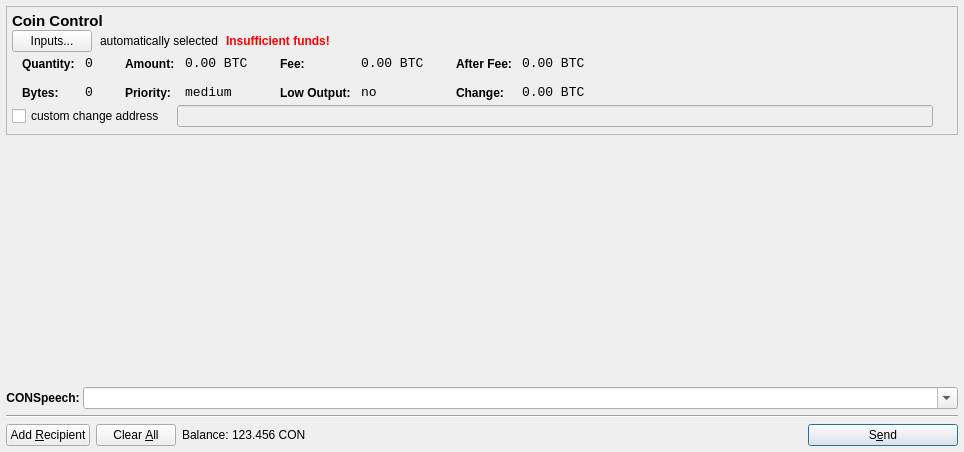
<?xml version="1.0" encoding="UTF-8"?>
<ui version="4.0">
 <class>SendCoinsDialog</class>
 <widget class="QDialog" name="SendCoinsDialog">
  <property name="geometry">
   <rect>
    <x>0</x>
    <y>0</y>
    <width>964</width>
    <height>452</height>
   </rect>
  </property>
  <property name="windowTitle">
   <string>Send Coins</string>
  </property>
  <layout class="QGridLayout" name="gridLayout">
   <property name="leftMargin">
    <number>6</number>
   </property>
   <property name="topMargin">
    <number>6</number>
   </property>
   <property name="rightMargin">
    <number>6</number>
   </property>
   <property name="bottomMargin">
    <number>6</number>
   </property>
   <item row="0" column="0">
    <widget class="QFrame" name="frameCoinControl">
     <property name="sizePolicy">
      <sizepolicy hsizetype="Expanding" vsizetype="MinimumExpanding">
       <horstretch>0</horstretch>
       <verstretch>0</verstretch>
      </sizepolicy>
     </property>
     <property name="maximumSize">
      <size>
       <width>16777215</width>
       <height>16777215</height>
      </size>
     </property>
     <property name="frameShape">
      <enum>QFrame::StyledPanel</enum>
     </property>
     <property name="frameShadow">
      <enum>QFrame::Plain</enum>
     </property>
     <layout class="QVBoxLayout" name="verticalLayoutCoinControl2">
      <property name="spacing">
       <number>6</number>
      </property>
      <property name="leftMargin">
       <number>5</number>
      </property>
      <property name="topMargin">
       <number>5</number>
      </property>
      <property name="rightMargin">
       <number>0</number>
      </property>
      <property name="bottomMargin">
       <number>6</number>
      </property>
      <item>
       <layout class="QVBoxLayout" name="verticalLayoutCoinControl" stretch="0,0,0,0,0">
        <property name="spacing">
         <number>0</number>
        </property>
        <property name="leftMargin">
         <number>0</number>
        </property>
        <property name="topMargin">
         <number>0</number>
        </property>
        <item>
         <layout class="QHBoxLayout" name="horizontalLayoutCoinControl1">
          <property name="bottomMargin">
           <number>0</number>
          </property>
          <item>
           <widget class="QLabel" name="labelCoinControlFeatures">
            <property name="sizePolicy">
             <sizepolicy hsizetype="Preferred" vsizetype="Maximum">
              <horstretch>0</horstretch>
              <verstretch>0</verstretch>
             </sizepolicy>
            </property>
            <property name="font">
             <font>
              <pointsize>11</pointsize>
              <weight>75</weight>
              <bold>true</bold>
             </font>
            </property>
            <property name="styleSheet">
             <string notr="true">font-weight:bold;</string>
            </property>
            <property name="text">
             <string>Coin Control</string>
            </property>
           </widget>
          </item>
         </layout>
        </item>
        <item>
         <layout class="QHBoxLayout" name="horizontalLayoutCoinControl2" stretch="0,0,0,0">
          <property name="spacing">
           <number>8</number>
          </property>
          <property name="bottomMargin">
           <number>0</number>
          </property>
          <item>
           <widget class="QPushButton" name="pushButtonCoinControl">
            <property name="styleSheet">
             <string notr="true"/>
            </property>
            <property name="text">
             <string>Inputs...</string>
            </property>
           </widget>
          </item>
          <item>
           <widget class="QLabel" name="labelCoinControlAutomaticallySelected">
            <property name="text">
             <string>automatically selected</string>
            </property>
            <property name="margin">
             <number>5</number>
            </property>
           </widget>
          </item>
          <item>
           <widget class="QLabel" name="labelCoinControlInsuffFunds">
            <property name="font">
             <font>
              <weight>75</weight>
              <bold>true</bold>
             </font>
            </property>
            <property name="styleSheet">
             <string notr="true">color:red;font-weight:bold;</string>
            </property>
            <property name="text">
             <string>Insufficient funds!</string>
            </property>
            <property name="margin">
             <number>5</number>
            </property>
           </widget>
          </item>
          <item>
           <spacer name="horizontalSpacerCoinControl">
            <property name="orientation">
             <enum>Qt::Horizontal</enum>
            </property>
            <property name="sizeHint" stdset="0">
             <size>
              <width>40</width>
              <height>1</height>
             </size>
            </property>
           </spacer>
          </item>
         </layout>
        </item>
        <item>
         <widget class="QWidget" name="widgetCoinControl" native="true">
          <property name="sizePolicy">
           <sizepolicy hsizetype="Preferred" vsizetype="Preferred">
            <horstretch>0</horstretch>
            <verstretch>0</verstretch>
           </sizepolicy>
          </property>
          <property name="minimumSize">
           <size>
            <width>0</width>
            <height>0</height>
           </size>
          </property>
          <property name="styleSheet">
           <string notr="true"/>
          </property>
          <layout class="QHBoxLayout" name="horizontalLayoutCoinControl5">
           <property name="leftMargin">
            <number>0</number>
           </property>
           <property name="topMargin">
            <number>0</number>
           </property>
           <property name="rightMargin">
            <number>0</number>
           </property>
           <property name="bottomMargin">
            <number>0</number>
           </property>
           <item>
            <layout class="QHBoxLayout" name="horizontalLayoutCoinControl3" stretch="0,0,0,1">
             <property name="spacing">
              <number>20</number>
             </property>
             <property name="topMargin">
              <number>0</number>
             </property>
             <property name="bottomMargin">
              <number>0</number>
             </property>
             <item>
              <layout class="QFormLayout" name="formLayoutCoinControl1">
               <property name="horizontalSpacing">
                <number>10</number>
               </property>
               <property name="verticalSpacing">
                <number>14</number>
               </property>
               <property name="leftMargin">
                <number>10</number>
               </property>
               <property name="topMargin">
                <number>4</number>
               </property>
               <property name="rightMargin">
                <number>6</number>
               </property>
               <item row="0" column="0">
                <widget class="QLabel" name="labelCoinControlQuantityText">
                 <property name="styleSheet">
                  <string notr="true">font-weight:bold;</string>
                 </property>
                 <property name="text">
                  <string>Quantity:</string>
                 </property>
                 <property name="margin">
                  <number>0</number>
                 </property>
                </widget>
               </item>
               <item row="0" column="1">
                <widget class="QLabel" name="labelCoinControlQuantity">
                 <property name="font">
                  <font>
                   <family>Monospace</family>
                   <pointsize>10</pointsize>
                  </font>
                 </property>
                 <property name="cursor">
                  <cursorShape>IBeamCursor</cursorShape>
                 </property>
                 <property name="contextMenuPolicy">
                  <enum>Qt::ActionsContextMenu</enum>
                 </property>
                 <property name="text">
                  <string notr="true">0</string>
                 </property>
                 <property name="margin">
                  <number>0</number>
                 </property>
                 <property name="textInteractionFlags">
                  <set>Qt::LinksAccessibleByMouse|Qt::TextSelectableByKeyboard|Qt::TextSelectableByMouse</set>
                 </property>
                </widget>
               </item>
               <item row="1" column="0">
                <widget class="QLabel" name="labelCoinControlBytesText">
                 <property name="styleSheet">
                  <string notr="true">font-weight:bold;</string>
                 </property>
                 <property name="text">
                  <string>Bytes:</string>
                 </property>
                </widget>
               </item>
               <item row="1" column="1">
                <widget class="QLabel" name="labelCoinControlBytes">
                 <property name="font">
                  <font>
                   <family>Monospace</family>
                   <pointsize>10</pointsize>
                  </font>
                 </property>
                 <property name="cursor">
                  <cursorShape>IBeamCursor</cursorShape>
                 </property>
                 <property name="contextMenuPolicy">
                  <enum>Qt::ActionsContextMenu</enum>
                 </property>
                 <property name="text">
                  <string notr="true">0</string>
                 </property>
                 <property name="textInteractionFlags">
                  <set>Qt::LinksAccessibleByMouse|Qt::TextSelectableByKeyboard|Qt::TextSelectableByMouse</set>
                 </property>
                </widget>
               </item>
              </layout>
             </item>
             <item>
              <layout class="QFormLayout" name="formLayoutCoinControl2">
               <property name="horizontalSpacing">
                <number>10</number>
               </property>
               <property name="verticalSpacing">
                <number>14</number>
               </property>
               <property name="leftMargin">
                <number>6</number>
               </property>
               <property name="topMargin">
                <number>4</number>
               </property>
               <property name="rightMargin">
                <number>6</number>
               </property>
               <item row="0" column="0">
                <widget class="QLabel" name="labelCoinControlAmountText">
                 <property name="styleSheet">
                  <string notr="true">font-weight:bold;</string>
                 </property>
                 <property name="text">
                  <string>Amount:</string>
                 </property>
                 <property name="margin">
                  <number>0</number>
                 </property>
                </widget>
               </item>
               <item row="0" column="1">
                <widget class="QLabel" name="labelCoinControlAmount">
                 <property name="font">
                  <font>
                   <family>Monospace</family>
                   <pointsize>10</pointsize>
                  </font>
                 </property>
                 <property name="cursor">
                  <cursorShape>IBeamCursor</cursorShape>
                 </property>
                 <property name="contextMenuPolicy">
                  <enum>Qt::ActionsContextMenu</enum>
                 </property>
                 <property name="text">
                  <string notr="true">0.00 BTC</string>
                 </property>
                 <property name="textInteractionFlags">
                  <set>Qt::LinksAccessibleByMouse|Qt::TextSelectableByKeyboard|Qt::TextSelectableByMouse</set>
                 </property>
                </widget>
               </item>
               <item row="1" column="0">
                <widget class="QLabel" name="labelCoinControlPriorityText">
                 <property name="styleSheet">
                  <string notr="true">font-weight:bold;</string>
                 </property>
                 <property name="text">
                  <string>Priority:</string>
                 </property>
                </widget>
               </item>
               <item row="1" column="1">
                <widget class="QLabel" name="labelCoinControlPriority">
                 <property name="font">
                  <font>
                   <family>Monospace</family>
                   <pointsize>10</pointsize>
                  </font>
                 </property>
                 <property name="cursor">
                  <cursorShape>IBeamCursor</cursorShape>
                 </property>
                 <property name="contextMenuPolicy">
                  <enum>Qt::ActionsContextMenu</enum>
                 </property>
                 <property name="text">
                  <string>medium</string>
                 </property>
                 <property name="textInteractionFlags">
                  <set>Qt::LinksAccessibleByMouse|Qt::TextSelectableByKeyboard|Qt::TextSelectableByMouse</set>
                 </property>
                </widget>
               </item>
              </layout>
             </item>
             <item>
              <layout class="QFormLayout" name="formLayoutCoinControl3">
               <property name="horizontalSpacing">
                <number>10</number>
               </property>
               <property name="verticalSpacing">
                <number>14</number>
               </property>
               <property name="leftMargin">
                <number>6</number>
               </property>
               <property name="topMargin">
                <number>4</number>
               </property>
               <property name="rightMargin">
                <number>6</number>
               </property>
               <item row="0" column="0">
                <widget class="QLabel" name="labelCoinControlFeeText">
                 <property name="styleSheet">
                  <string notr="true">font-weight:bold;</string>
                 </property>
                 <property name="text">
                  <string>Fee:</string>
                 </property>
                 <property name="margin">
                  <number>0</number>
                 </property>
                </widget>
               </item>
               <item row="0" column="1">
                <widget class="QLabel" name="labelCoinControlFee">
                 <property name="font">
                  <font>
                   <family>Monospace</family>
                   <pointsize>10</pointsize>
                  </font>
                 </property>
                 <property name="cursor">
                  <cursorShape>IBeamCursor</cursorShape>
                 </property>
                 <property name="contextMenuPolicy">
                  <enum>Qt::ActionsContextMenu</enum>
                 </property>
                 <property name="text">
                  <string notr="true">0.00 BTC</string>
                 </property>
                 <property name="textInteractionFlags">
                  <set>Qt::LinksAccessibleByMouse|Qt::TextSelectableByKeyboard|Qt::TextSelectableByMouse</set>
                 </property>
                </widget>
               </item>
               <item row="1" column="0">
                <widget class="QLabel" name="labelCoinControlLowOutputText">
                 <property name="styleSheet">
                  <string notr="true">font-weight:bold;</string>
                 </property>
                 <property name="text">
                  <string>Low Output:</string>
                 </property>
                </widget>
               </item>
               <item row="1" column="1">
                <widget class="QLabel" name="labelCoinControlLowOutput">
                 <property name="font">
                  <font>
                   <family>Monospace</family>
                   <pointsize>10</pointsize>
                  </font>
                 </property>
                 <property name="cursor">
                  <cursorShape>IBeamCursor</cursorShape>
                 </property>
                 <property name="contextMenuPolicy">
                  <enum>Qt::ActionsContextMenu</enum>
                 </property>
                 <property name="text">
                  <string>no</string>
                 </property>
                 <property name="textInteractionFlags">
                  <set>Qt::LinksAccessibleByMouse|Qt::TextSelectableByKeyboard|Qt::TextSelectableByMouse</set>
                 </property>
                </widget>
               </item>
              </layout>
             </item>
             <item>
              <layout class="QFormLayout" name="formLayoutCoinControl4">
               <property name="horizontalSpacing">
                <number>10</number>
               </property>
               <property name="verticalSpacing">
                <number>14</number>
               </property>
               <property name="leftMargin">
                <number>6</number>
               </property>
               <property name="topMargin">
                <number>4</number>
               </property>
               <property name="rightMargin">
                <number>6</number>
               </property>
               <item row="0" column="0">
                <widget class="QLabel" name="labelCoinControlAfterFeeText">
                 <property name="styleSheet">
                  <string notr="true">font-weight:bold;</string>
                 </property>
                 <property name="text">
                  <string>After Fee:</string>
                 </property>
                 <property name="margin">
                  <number>0</number>
                 </property>
                </widget>
               </item>
               <item row="0" column="1">
                <widget class="QLabel" name="labelCoinControlAfterFee">
                 <property name="font">
                  <font>
                   <family>Monospace</family>
                   <pointsize>10</pointsize>
                  </font>
                 </property>
                 <property name="cursor">
                  <cursorShape>IBeamCursor</cursorShape>
                 </property>
                 <property name="contextMenuPolicy">
                  <enum>Qt::ActionsContextMenu</enum>
                 </property>
                 <property name="text">
                  <string notr="true">0.00 BTC</string>
                 </property>
                 <property name="textInteractionFlags">
                  <set>Qt::LinksAccessibleByMouse|Qt::TextSelectableByKeyboard|Qt::TextSelectableByMouse</set>
                 </property>
                </widget>
               </item>
               <item row="1" column="0">
                <widget class="QLabel" name="labelCoinControlChangeText">
                 <property name="styleSheet">
                  <string notr="true">font-weight:bold;</string>
                 </property>
                 <property name="text">
                  <string>Change:</string>
                 </property>
                </widget>
               </item>
               <item row="1" column="1">
                <widget class="QLabel" name="labelCoinControlChange">
                 <property name="font">
                  <font>
                   <family>Monospace</family>
                   <pointsize>10</pointsize>
                  </font>
                 </property>
                 <property name="cursor">
                  <cursorShape>IBeamCursor</cursorShape>
                 </property>
                 <property name="contextMenuPolicy">
                  <enum>Qt::ActionsContextMenu</enum>
                 </property>
                 <property name="text">
                  <string notr="true">0.00 BTC</string>
                 </property>
                 <property name="textInteractionFlags">
                  <set>Qt::LinksAccessibleByMouse|Qt::TextSelectableByKeyboard|Qt::TextSelectableByMouse</set>
                 </property>
                </widget>
               </item>
              </layout>
             </item>
            </layout>
           </item>
          </layout>
         </widget>
        </item>
        <item>
         <layout class="QHBoxLayout" name="horizontalLayoutCoinControl4" stretch="0,0,0">
          <property name="spacing">
           <number>12</number>
          </property>
          <property name="sizeConstraint">
           <enum>QLayout::SetDefaultConstraint</enum>
          </property>
          <property name="topMargin">
           <number>5</number>
          </property>
          <property name="rightMargin">
           <number>5</number>
          </property>
          <item>
           <widget class="QCheckBox" name="checkBoxCoinControlChange">
            <property name="text">
             <string>custom change address</string>
            </property>
           </widget>
          </item>
          <item>
           <widget class="QLineEdit" name="lineEditCoinControlChange">
            <property name="enabled">
             <bool>false</bool>
            </property>
            <property name="sizePolicy">
             <sizepolicy hsizetype="Expanding" vsizetype="Fixed">
              <horstretch>0</horstretch>
              <verstretch>0</verstretch>
             </sizepolicy>
            </property>
           </widget>
          </item>
          <item>
           <widget class="QLabel" name="labelCoinControlChangeLabel">
            <property name="sizePolicy">
             <sizepolicy hsizetype="Preferred" vsizetype="Expanding">
              <horstretch>0</horstretch>
              <verstretch>0</verstretch>
             </sizepolicy>
            </property>
            <property name="minimumSize">
             <size>
              <width>0</width>
              <height>0</height>
             </size>
            </property>
            <property name="text">
             <string/>
            </property>
            <property name="margin">
             <number>3</number>
            </property>
           </widget>
          </item>
         </layout>
        </item>
        <item>
         <spacer name="verticalSpacerCoinControl">
          <property name="orientation">
           <enum>Qt::Vertical</enum>
          </property>
          <property name="sizeType">
           <enum>QSizePolicy::MinimumExpanding</enum>
          </property>
          <property name="sizeHint" stdset="0">
           <size>
            <width>800</width>
            <height>1</height>
           </size>
          </property>
         </spacer>
        </item>
       </layout>
      </item>
     </layout>
    </widget>
   </item>
   <item row="1" column="0">
    <widget class="QScrollArea" name="scrollArea">
     <property name="frameShape">
      <enum>QFrame::NoFrame</enum>
     </property>
     <property name="widgetResizable">
      <bool>true</bool>
     </property>
     <widget class="QWidget" name="scrollAreaWidgetContents">
      <property name="geometry">
       <rect>
        <x>0</x>
        <y>0</y>
        <width>952</width>
        <height>197</height>
       </rect>
      </property>
      <layout class="QVBoxLayout" name="verticalLayout_2">
       <property name="leftMargin">
        <number>0</number>
       </property>
       <property name="topMargin">
        <number>0</number>
       </property>
       <property name="rightMargin">
        <number>0</number>
       </property>
       <property name="bottomMargin">
        <number>0</number>
       </property>
       <item>
        <layout class="QVBoxLayout" name="entries">
         <property name="spacing">
          <number>6</number>
         </property>
        </layout>
       </item>
       <item>
        <spacer name="verticalSpacer">
         <property name="orientation">
          <enum>Qt::Vertical</enum>
         </property>
         <property name="sizeType">
          <enum>QSizePolicy::Expanding</enum>
         </property>
         <property name="sizeHint" stdset="0">
          <size>
           <width>800</width>
           <height>800</height>
          </size>
         </property>
        </spacer>
       </item>
      </layout>
     </widget>
    </widget>
   </item>
   <item row="2" column="0">
    <layout class="QHBoxLayout" name="horizontalLayoutCONSpeech">
     <property name="spacing">
      <number>0</number>
     </property>
     <property name="sizeConstraint">
      <enum>QLayout::SetMinimumSize</enum>
     </property>
     <item>
      <widget class="QLabel" name="labelCONSpeech">
       <property name="font">
        <font>
         <weight>75</weight>
         <bold>true</bold>
        </font>
       </property>
       <property name="text">
        <string>CONSpeech: </string>
       </property>
       <property name="alignment">
        <set>Qt::AlignLeading|Qt::AlignLeft|Qt::AlignRight|Qt::AlignTrailing|Qt::AlignVCenter</set>
       </property>
      </widget>
     </item>
     <item>
      <widget class="QComboBox" name="payconQuotes">
       <property name="sizePolicy">
        <sizepolicy hsizetype="Expanding" vsizetype="Fixed">
         <horstretch>0</horstretch>
         <verstretch>0</verstretch>
        </sizepolicy>
       </property>
       <property name="editable">
        <bool>true</bool>
       </property>
       <property name="maxVisibleItems">
        <number>20</number>
       </property>
      </widget>
     </item>
    </layout>
   </item>
   <item row="4" column="0">
    <layout class="QHBoxLayout" name="horizontalLayout">
     <item>
      <widget class="QPushButton" name="addButton">
       <property name="toolTip">
        <string>Send to multiple recipients at once</string>
       </property>
       <property name="text">
        <string>Add &amp;Recipient</string>
       </property>
       <property name="icon">
        <iconset resource="../bitcoin.qrc">
         <normaloff>:/icons/add</normaloff>:/icons/add</iconset>
       </property>
       <property name="autoDefault">
        <bool>false</bool>
       </property>
      </widget>
     </item>
     <item>
      <widget class="QPushButton" name="clearButton">
       <property name="sizePolicy">
        <sizepolicy hsizetype="Minimum" vsizetype="Fixed">
         <horstretch>0</horstretch>
         <verstretch>0</verstretch>
        </sizepolicy>
       </property>
       <property name="toolTip">
        <string>Remove all transaction fields</string>
       </property>
       <property name="text">
        <string>Clear &amp;All</string>
       </property>
       <property name="icon">
        <iconset resource="../bitcoin.qrc">
         <normaloff>:/icons/remove</normaloff>:/icons/remove</iconset>
       </property>
       <property name="autoRepeatDelay">
        <number>300</number>
       </property>
       <property name="autoDefault">
        <bool>false</bool>
       </property>
      </widget>
     </item>
     <item>
      <layout class="QHBoxLayout" name="horizontalLayout_2">
       <property name="spacing">
        <number>3</number>
       </property>
       <item>
        <widget class="QLabel" name="label">
         <property name="text">
          <string>Balance:</string>
         </property>
        </widget>
       </item>
       <item>
        <widget class="QLabel" name="labelBalance">
         <property name="cursor">
          <cursorShape>IBeamCursor</cursorShape>
         </property>
         <property name="text">
          <string>123.456 CON</string>
         </property>
         <property name="textInteractionFlags">
          <set>Qt::LinksAccessibleByMouse|Qt::TextSelectableByKeyboard|Qt::TextSelectableByMouse</set>
         </property>
        </widget>
       </item>
      </layout>
     </item>
     <item>
      <spacer name="horizontalSpacer">
       <property name="orientation">
        <enum>Qt::Horizontal</enum>
       </property>
       <property name="sizeHint" stdset="0">
        <size>
         <width>40</width>
         <height>20</height>
        </size>
       </property>
      </spacer>
     </item>
     <item>
      <widget class="QPushButton" name="sendButton">
       <property name="minimumSize">
        <size>
         <width>150</width>
         <height>0</height>
        </size>
       </property>
       <property name="toolTip">
        <string>Confirm the send action</string>
       </property>
       <property name="text">
        <string>S&amp;end</string>
       </property>
       <property name="icon">
        <iconset resource="../bitcoin.qrc">
         <normaloff>:/icons/send</normaloff>:/icons/send</iconset>
       </property>
       <property name="default">
        <bool>true</bool>
       </property>
      </widget>
     </item>
    </layout>
   </item>
   <item row="3" column="0">
    <widget class="Line" name="line">
     <property name="orientation">
      <enum>Qt::Horizontal</enum>
     </property>
    </widget>
   </item>
  </layout>
 </widget>
 <resources>
  <include location="../bitcoin.qrc"/>
 </resources>
 <connections/>
</ui>
